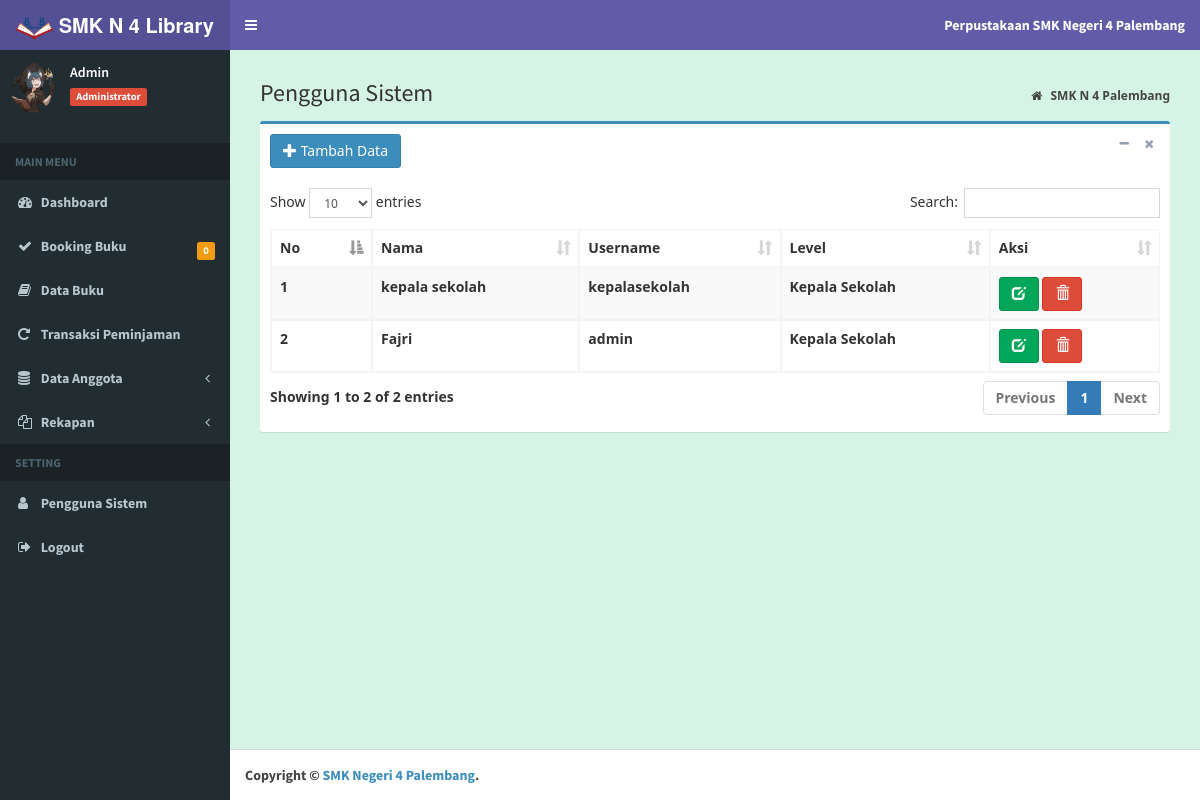
Screenshot of /index.php?hal=data_pengguna (signed in) with the database file from the repository.
### tables this page shows
CREATE TABLE `tb_pengguna` (
  `id_pengguna` int(11) NOT NULL,
  `nama_pengguna` varchar(20) NOT NULL,
  `username` varchar(20) NOT NULL,
  `password` varchar(15) NOT NULL,
  `level` enum('Administrator','Kepala Sekolah','','') NOT NULL
);

### admin/pengguna/data_pengguna.php (the view)
<section class="content-header">
	<h1>
		Pengguna Sistem
	</h1>
	<ol class="breadcrumb">
		<li>
			<a href="index.php?hal=dashboard">
				<i class="fa fa-home"></i>
				<b>SMK N 4 Palembang</b>
			</a>
		</li>
	</ol>
</section>
<section class="content">
	<div class="box box-primary">
		<div class="box-header">
			<a href="index.php?hal=tambah_pengguna" class="btn btn-primary">
				<i class="glyphicon glyphicon-plus"></i> Tambah Data</a>
			<div class="box-tools pull-right">
				<button type="button" class="btn btn-box-tool" data-widget="collapse">
					<i class="fa fa-minus"></i>
				</button>
				<button type="button" class="btn btn-box-tool" data-widget="remove">
					<i class="fa fa-remove"></i>
				</button>
			</div>
		</div>
		<div class="box-body">
			<div class="table-responsive">
				<table id="example1" class="table table-bordered table-striped">
					<thead>
						<tr>
							<th>No</th>
							<th>Nama</th>
							<th>Username</th>
							<th>Level</th>
							<th>Aksi</th>
						</tr>
					</thead>
					<tbody>
						<?php
                  $no = 1;
                  $sql = $koneksi->query("select * from tb_pengguna");
                  while ($data= $sql->fetch_assoc()) {
					  $admin=$data['level'];
					  if($admin=='Kepala Sekolah'){
                ?>
						<tr>
							<td>
								<?php echo $no++; ?>
							</td>
							<td>
								<?php echo $data['nama_pengguna']; ?>
							</td>
							<td>
								<?php echo $data['username']; ?>
							</td>
							<td>
								<?php echo $data['level']; ?>
							</td>
							<td>
								<a href="index.php?hal=edit_pengguna&kode=<?php echo $data['id_pengguna']; ?>"
								 title="Ubah" class="btn btn-success">
									<i class="glyphicon glyphicon-edit"></i>
								</a>
								<a href="index.php?hal=hapus_pengguna&kode=<?php echo $data['id_pengguna']; ?>"
								 onclick="return confirm('Apakah anda yakin hapus data ini ?')" title="Hapus" class="btn btn-danger">
									<i class="glyphicon glyphicon-trash"></i>
									</a>
							</td>
						</tr>
						<?php
                  }
				}
                ?>
					</tbody>
				</table>
			</div>
		</div>
	</div>
</section>

### rows the page displays
tb_pengguna: nama_pengguna "kepala sekolah", username "kepalasekolah", level "Kepala Sekolah"
tb_pengguna: nama_pengguna "Fajri", username "admin", level "Kepala Sekolah"

### other values shown
$data_nama "Admin"
$data_level "Administrator"
$booking "0"
